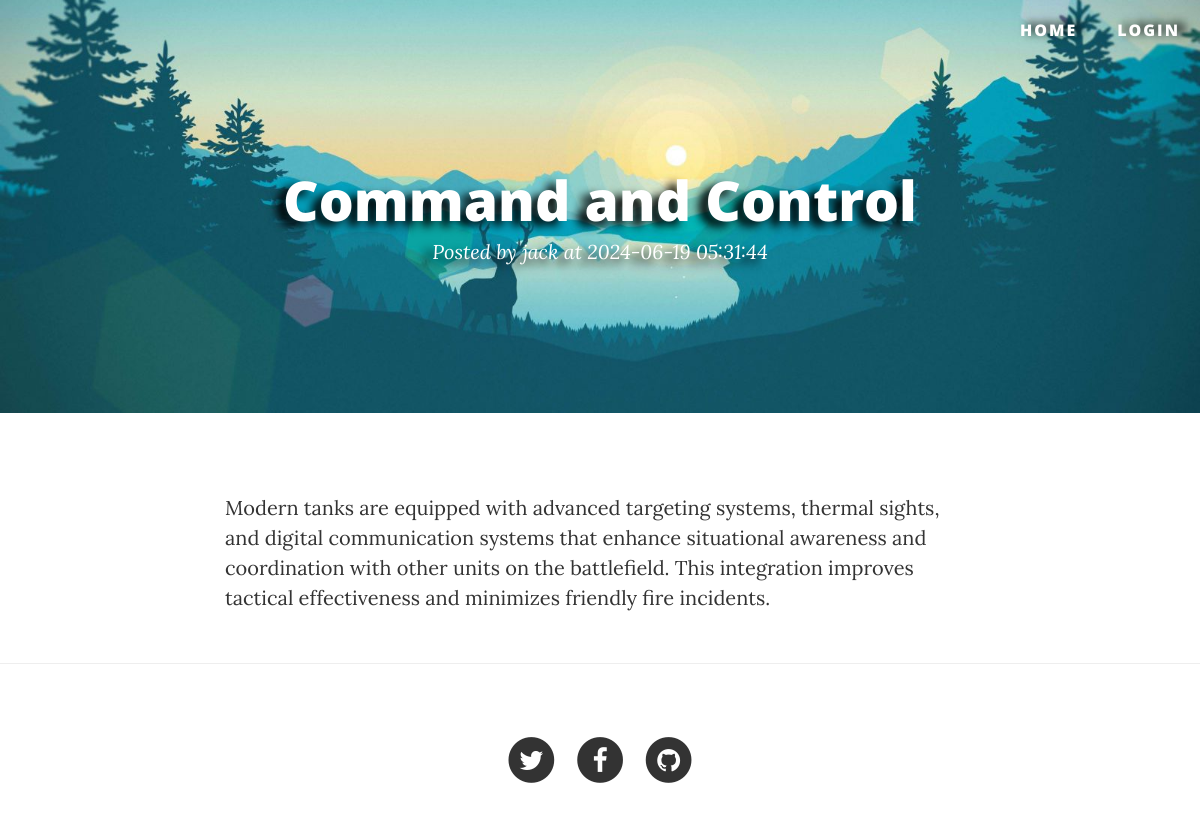
The app's page /view/posts/post.php?id=5 with its own data.
### tables this page shows
CREATE TABLE `posts` (
  `id` int NOT NULL,
  `author_id` int NOT NULL,
  `title` varchar(100) NOT NULL,
  `content` longtext NOT NULL,
  `image` varchar(255) DEFAULT NULL,
  `status` varchar(50) DEFAULT NULL,
  `created_at` timestamp NOT NULL DEFAULT CURRENT_TIMESTAMP,
  `updated_at` timestamp NOT NULL DEFAULT CURRENT_TIMESTAMP ON UPDATE CURRENT_TIMESTAMP
);

CREATE TABLE `accounts` (
  `id` int NOT NULL,
  `user_id` int NOT NULL,
  `username` varchar(100) NOT NULL,
  `password` varchar(255) NOT NULL,
  `status` int NOT NULL
);

CREATE TABLE `users` (
  `id` int NOT NULL,
  `full_name` varchar(255) NOT NULL,
  `address` varchar(255) NOT NULL,
  `age` int NOT NULL,
  `sex` varchar(10) NOT NULL,
  `phone_number` varchar(255) NOT NULL,
  `email` varchar(50) NOT NULL,
  `role` varchar(50) DEFAULT NULL,
  `status` varchar(50) DEFAULT NULL,
  `created_at` timestamp NOT NULL DEFAULT CURRENT_TIMESTAMP,
  `updated_at` timestamp NOT NULL DEFAULT CURRENT_TIMESTAMP ON UPDATE CURRENT_TIMESTAMP
);

### model/blogs.php (called while the page is built, shortened)
<?php
class Blogs {
    private $author_id;
    private $title;
    private $content;
    private $updated_at;
    public function __construct(
        $pdo,
        $id = null,
        $author_id = null,
        $title = null,
        $content = null,
        $image = [],
        $status = null,
        $image_path = null,
        $directory_file_call = null,
        $updated_at = null
    ){
        $this->author_id = $author_id;
        $this->title = $title;
        $this->content = $content;
        $this->updated_at = $updated_at;
    }
    public function getAuthorId() {
        return $this->author_id;
    }
    public function getTitle() {
        return $this->title;
    }
    public function getContent() {
        return $this->content;
    }
    public function getUpdatedAt(){
        return $this->updated_at;
    }
    public static function getById($pdo, $id): Blogs
    {
        try{
            $stmt = $pdo->prepare(self::BASE_QUERY . self::TABLE.".".self::ID. " = ?");
            $stmt->execute([$id]);
            $result = $stmt->fetchAll(PDO::FETCH_ASSOC);
            if(count($result)){
                foreach ($result as $value){
                    return new Blogs(
                        $pdo,
                        $value['id'],
                        $value['author_id'],
                        $value['title'],
                        $value['content'],
                        null,
                        $value['status'],
                        $value['image'],
                        null,
                        $value['updated_at']
                    );
                }
            }
            return new Blogs($pdo);
        } catch (PDOException $e) {
            throw new exception('Cannot get post with id: '.$id. ' cause: '.  $e->getMessage());
        }
    }
}

### model/users.php (called while the page is built, shortened)
<?php
class Users
{
    private $id;
    private $full_name;
    public function __construct(
        $pdo,
        $id = null,
        $full_name = null,
        $address = null,
        $age = null,
        $sex = null,
        $phone_number = null,
        $email = null,
        $username = null,
        $password = null,
        $role = self::ROLE_USER,
        $status = self::STATUS_ACTIVE
    ){
        $this->id = $id;
        $this->full_name = $full_name;
    }
    public function getId() {
        return $this->id;
    }
    public function getFullName() {
        return $this->full_name;
    }
    public static function getById($pdo, $id): Users
    {
        try{
            $stmt = $pdo->prepare(self::BASE_QUERY . self::TABLE. "." . self::ID. " = ?");
            $stmt->execute([$id]);
            $result = $stmt->fetchAll(PDO::FETCH_ASSOC);
            if(count($result)){
                foreach ($result as $value){
                    return new Users(
                        $pdo,
                        $value['id'],
                        $value['full_name'],
                        $value['address'],
                        $value['age'],
                        $value['sex'],
                        $value['phone_number'],
                        $value['email'],
                        $value['username'],
                        $value['password'],
                        $value['role'],
                        $value['status']
                    );
                }
            }
            return new Users($pdo);
        } catch (PDOException $e) {
            throw new exception('Cannot get user with id: '.$id.' cause: '.  $e->getMessage());
        }
    }
}

### view/posts/post.php (the view, shortened to what this page needs)
<?php
include_once "../../model/blogs.php";
include_once "../../model/users.php";
$author_name = '';
$user_id = '';
$author_id = '';
$username = 'User';
$title = '';
$content = '';
$updated_at = '';
if (isset($_GET['id'])){
    try {
        $user_id = $_SESSION['user_id'] ?? '';
        $username = $_SESSION['name'] ?? '';
        $pdo = new Database();
        $pdo->setAttribute(PDO::ATTR_EMULATE_PREPARES, false);
        $pdo->setAttribute(PDO::ATTR_ERRMODE, PDO::ERRMODE_EXCEPTION);
        $post = Blogs::getById($pdo,$_GET['id']);
        $author = Users::getById($pdo, $post->getAuthorId());
        $author_id = $author->getId();
        $author_name = $author->getFullName();
        $title = $post->getTitle();
        $content = $post->getContent();
        $updated_at = $post->getUpdatedAt();
    } catch (Exception $e) {
        $error = 'Can not get list posts: '.  $e->getMessage();
    }
}
?>
<!DOCTYPE html>
<html lang="en">
<head>
    <link href="../resource/vendor/bootstrap/css/bootstrap.min.css" rel="stylesheet">
    <link href="../resource/css/clean-blog.css" rel="stylesheet">
    <link href="../resource/vendor/font-awesome/css/font-awesome.min.css" rel="stylesheet" type="text/css">
</head>
<body>
<nav class="navbar navbar-default navbar-custom navbar-fixed-top">
    <div class="container-fluid">
        <div class="collapse navbar-collapse" id="bs-example-navbar-collapse-1">
            <ul class="nav navbar-nav navbar-right">
                <li>
                    <a href="../../index.php">Home</a>
                </li>
                <?php
                if (isset($_SESSION['login']) && $user_id) {
                    echo "
                            <li class='dropdown'>
                                <a class='dropbtn'> Welcome ".$username. "</a>
                                <div class='dropdown-content'>
                                    <a class='dropdown_item-1' href='../user/detail.php?id=".$user_id."'>Account</a>
                                    <a class='dropdown_item-2' href='../posts/create.php'>Create Posts</a>
                                    <a class='dropdown_item-3' href='../logout.php'>Logout</a>
                                </div>
                            </li>";
                }else{
                    echo "<li><a href='../login.php'>Login</a></li>";
                }
                ?>
            </ul>
        </div>
    </div>
</nav>
<header class="intro-header">
    <div class="container">
        <div class="row">
            <div class="col-lg-8 col-lg-offset-2 col-md-10 col-md-offset-1">
                <div class="post-heading" style="text-align: center">
                    <h1><?= $title?></h1>
                    <span class="meta">Posted by <a href="list_by_author.php?author_id=<?= $author_id ?>"><?= $author_name ?></a> at <?= $updated_at ?></span>
                </div>
            </div>
        </div>
    </div>
</header>
<article>
    <div class="container">
        <div class="row">
            <div class="col-lg-8 col-lg-offset-2 col-md-10 col-md-offset-1">
                <p><?= $content ?></p>
            </div>
        </div>
    </div>
</article>
<hr>
<footer>
    <div class="container">
        <div class="row">
            <div class="col-lg-8 col-lg-offset-2 col-md-10 col-md-offset-1">
                <ul class="list-inline text-center">
                    <li>
                        <a href="#">
                                <span class="fa-stack fa-lg">
                                    <i class="fa fa-circle fa-stack-2x"></i>
                                    <i class="fa fa-twitter fa-stack-1x fa-inverse"></i>
                                </span>
                        </a>
                    </li>
                    <li>
                        <a href="#">
                                <span class="fa-stack fa-lg">
                                    <i class="fa fa-circle fa-stack-2x"></i>
                                    <i class="fa fa-facebook fa-stack-1x fa-inverse"></i>
                                </span>
                        </a>
                    </li>
                    <li>
                        <a href="#">
                                <span class="fa-stack fa-lg">
                                    <i class="fa fa-circle fa-stack-2x"></i>
                                    <i class="fa fa-github fa-stack-1x fa-inverse"></i>
                                </span>
                        </a>
                    </li>
                </ul>
            </div>
        </div>
    </div>
</footer>
</body>
</html>

### view/resource/css/clean-blog.css (style rules this page uses)
body { font-family: 'Lora', 'Times New Roman', serif; font-size: 20px; color: #333333; }
p { line-height: 1.5; margin: 30px 0; }
h1, h2, h3, h4, h5, h6 { font-family: 'Open Sans', 'Helvetica Neue', Helvetica, Arial, sans-serif; font-weight: 800; }
a { color: #333333; }
.navbar-custom { position: absolute; top: 0; left: 0; width: 100%; z-index: 3; font-family: 'Open Sans', 'Helvetica Neue', Helvetica, Arial, sans-serif; }
.navbar-custom .nav li a { text-transform: uppercase; font-size: 16px; font-weight: 1000; letter-spacing: 2px; filter: drop-shadow(7px -2px 5px black); }
@media only screen and (min-width: 768px) { .navbar-custom { background: transparent; border-bottom: 1px solid transparent; } }
@media only screen and (min-width: 768px) { .navbar-custom .nav li a { color: white; padding: 20px; } }
@media only screen and (min-width: 1170px) { .navbar-custom { -webkit-transition: background-color 0.3s; -moz-transition: background-color 0.3s; transition: background-color 0.3s; -webkit-transform: translate3d(0, 0, 0); -moz-transform: translate3d(0, 0, 0); -ms-transform: translate3d(0, 0, 0); -o-transform: translate3d(0, 0, 0); transform: translate3d(0, 0, 0); -webkit-backface-visibility: hidden; backface-visibility: hidden; } }
.intro-header { -webkit-background-size: cover; -moz-background-size: cover; -o-background-size: cover; margin-bottom: 50px; content: ""; position: relative; top: 0; left: 0; width: 100%; height: 100%; background-image: url("../img/background.jpg"); background-position: center 80%; background-size: cover; }
.intro-header .site-heading, .intro-header .post-heading, .intro-header .page-heading { filter: drop-shadow(-9px 5px 5px black); padding: 100px 0 50px; color: white; }
@media only screen and (min-width: 768px) { .intro-header .site-heading, .intro-header .post-heading, .intro-header .page-heading { padding: 150px 0; } }
.intro-header .post-heading h1 { font-size: 35px; }
.intro-header .post-heading .subheading, .intro-header .post-heading .meta { line-height: 1.1; display: block; }
.intro-header .post-heading .meta { font-family: 'Lora', 'Times New Roman', serif; font-style: italic; font-weight: 300; font-size: 20px; }
.intro-header .post-heading .meta a { color: white; }
@media only screen and (min-width: 768px) { .intro-header .post-heading h1 { font-size: 55px; } }
footer { padding: 50px 0 65px; }
footer .list-inline { margin: 0; padding: 0; }
body { -webkit-tap-highlight-color: #0085A1; }
.container { position: relative; }

### records on screen
posts: title "Command and Control", updated_at "2024-06-19 05:31:44", content "Modern tanks are equipped with advanced targeting systems, thermal sights, and digital communication systems that enhance situational awareness and coordination with other units on the battlefield. This integration improves tactical effectiveness and minimizes friendly fire incidents."
accounts: user.full_name "jack"
